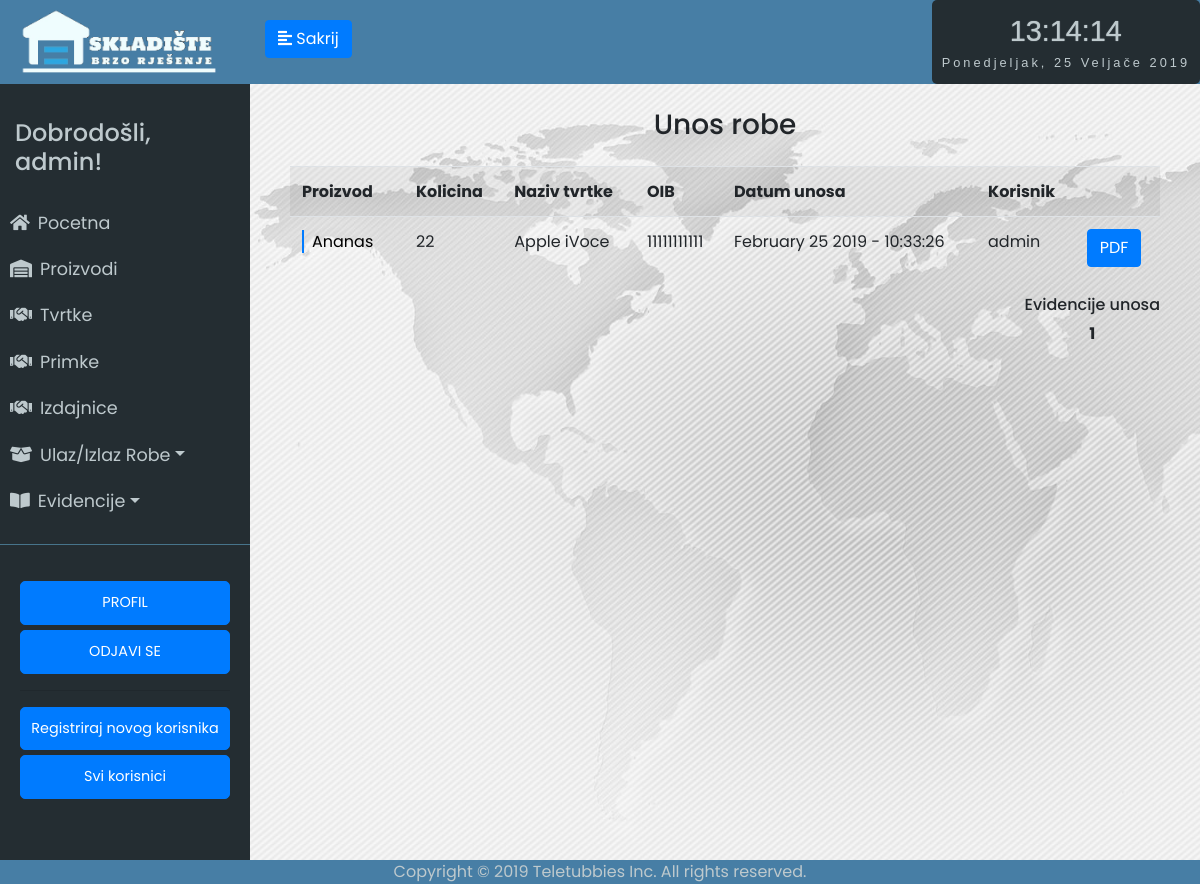
The page /evidencija_unosa/1 (signed in) on the database as committed earlier.
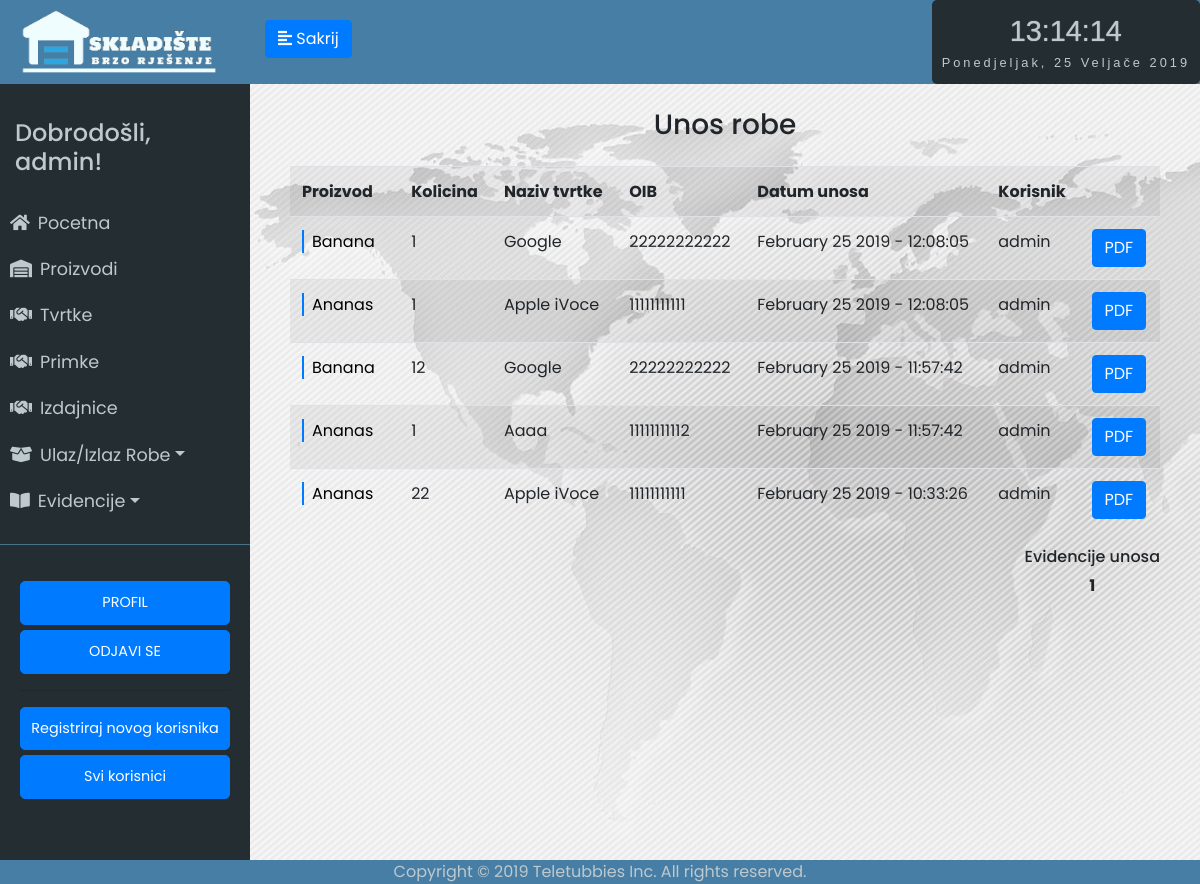
The same page on the database as committed later.
### app/models.py (models this page shows, shortened)
class User(UserMixin, db.Model):
	id = db.Column(db.Integer, primary_key=True)
	username = db.Column(db.String(64), index=True, unique=True)
	email = db.Column(db.String(120), index=True, unique=True)
	password_hash = db.Column(db.String(128))
	last_seen = db.Column(db.DateTime, default=datetime.utcnow)
	evidencija = db.relationship('Evidencija', backref='user', lazy='dynamic')

class Evidencija(db.Model):
	id = db.Column(db.Integer, primary_key=True)
	proizvod_id = db.Column(db.Integer, db.ForeignKey('proizvod.id'))
	tvrtka_id = db.Column(db.Integer, db.ForeignKey('tvrtka.id'))
	promijenjena_kolicina = db.Column(db.Integer)
	trenutna_kolicina = db.Column(db.Integer)
	datum_unosa = db.Column(db.DateTime, default=datetime.utcnow)
	vrsta_unosa = db.Column(db.String(64))
	user_id = db.Column(db.Integer, db.ForeignKey('user.id'))
	receipt_id = db.Column(db.Integer, db.ForeignKey('receipt.id'))

class Proizvod(db.Model):
	__searchable__ = ['name']
	id = db.Column(db.Integer, primary_key=True)
	name = db.Column(db.String(64))
	kolicina = db.Column(db.Integer, default=0)
	zemlja_podrijetla = db.Column(db.String(64))
	opis_proizvoda = db.Column(db.String(300))
	datum_unosa = db.Column(db.DateTime, default=datetime.utcnow)
	evidencija = db.relationship('Evidencija', backref='proizvod', lazy='dynamic')

class Tvrtka(db.Model):
	__searchable__ = ['name']
	id = db.Column(db.Integer, primary_key=True)
	name = db.Column(db.String(64))
	oib = db.Column(db.Integer, unique=True)
	grad = db.Column(db.String(64))
	p_broj = db.Column(db.Integer)
	drzava = db.Column(db.String(64))
	evidencija = db.relationship('Evidencija', backref='tvrtka', lazy='dynamic')

### app/routes.py (the view)
@app.route('/evidencija_unosa/<int:page_num>')
@login_required
def evidencija_unosa(page_num):
	evidencija = Evidencija.query.filter_by(vrsta_unosa='unos').order_by(Evidencija.datum_unosa.desc()).paginate(per_page=7, page=page_num, error_out=True)
	return render_template('evidencija_unosa.html', title='Evidencija unosa', evidencija=evidencija)

### app/models.py (called while the page is built)
@login.user_loader
def load_user(id):
	return User.query.get(int(id))

### app/routes.py (called while the page is built)
@app.before_request
def before_request():
	if current_user.is_authenticated:
		current_user.last_seen = datetime.utcnow()
		db.session.commit()

### app/templates/evidencija_unosa.html (shortened to what this page needs)
{% extends "base.html" %}
{% block content %}
<div class="stanje-s">
    <h3 class="mb-4">Unos robe</h3>
<table class="table table-striped">
	<tr>
        <th>Proizvod</th>
        <th>Kolicina</th>
        <th>Naziv tvrtke</th>
        <th>OIB</th>
        <th>Datum unosa</th>
        <th>Korisnik</th>
        <th></th>
    </tr>
    {% for e in evidencija.items %}
    <tr>
    	<td><a href="/proizvod/{{e.proizvod.name}}" class="dekoracija">{{ e.proizvod.name }}</a></td>
    	<td>{{ e.promijenjena_kolicina }}</td>
    	<td>{{ e.tvrtka.name }}</td>
    	<td>{{ e.tvrtka.oib }}</td>
    	<td>{{ e.datum_unosa.strftime('%B %d %Y - %H:%M:%S') }}</td>
        <td>{{ e.user.username }}</td>
        <td><button class="btn btn-primary"><a href="../evidencija/{{e.id}}">PDF</a></button></td>
    </tr>
    {% endfor %}
</table>
<div class="d-flex justify-content-between">
        <div>
            <h6>Evidencije unosa</h6>
            {% for page in evidencija.iter_pages(left_edge=3, right_edge=3, left_current=3, right_current=3) %}
                {% if page %}
                    {% if page != evidencija.page %}
                        <a href="{{ url_for('evidencija_unosa', page_num=page) }}">{{ page }}</a>
                    {% else %}
                        <strong>{{ page }}</strong>
                    {% endif %}
                {% else %}
                    <span class=ellipsis>…</span>
                {% endif %}
            {% endfor %}
        </div>
    </div>
</div>
{% endblock %}

### app/templates/base.html (shortened to what this page needs)
<html>
<head>
	<link rel="stylesheet" href="https://stackpath.bootstrapcdn.com/bootstrap/4.2.1/css/bootstrap.min.css" integrisha384-GJzZqFGwb1QTTN6wy59ffF1BuGJpLSa9DkKMp0DgiMDm4iYMj70gZWKYbI706tWS">
	<link href="../static/style.css" type="text/css" rel="stylesheet">
	<link rel="stylesheet" href="https://use.fontawesome.com/releases/v5.7.1/css/all.css">
</head>
<body onload="startTime()">
	<div class="wrapper">
	<nav id="sidebar">
		<div class="sidebar-header ">
			<img src="../static/logo5.png" style="width: 200px; height: auto;">
		</div>
		<ul class="list-unstyled components" id="navigation">
			<h4>Dobrodošli, {{ current_user.username }}!</h4>
			<li class="{% block index %}{% endblock %}">
				<a href="{{ url_for('index') }}"><i class="fas fa-home mr-2"></i>Pocetna</a>
			</li>
			<li class="{% block stanje_skladista %}{% endblock %}">
				<a href="{{ url_for('stanje_skladista1') }}"><i class="fas fa-warehouse mr-2"></i>Proizvodi</a>
			</li>
			<li class="{% block dobavljaci %}{% endblock %}">
				<a href="{{ url_for('tvrtke1') }}"><i class="fas fa-handshake mr-2"></i>Tvrtke</a>
			</li>
            <li class="">
                <a href="{{ url_for('receipts_unosa1') }}"><i class="fas fa-handshake mr-2"></i>Primke</a>
            </li>
            <li class="">
                <a href="{{ url_for('receipts_izlaz1') }}"><i class="fas fa-handshake mr-2"></i>Izdajnice</a>
            </li>
			<li>
				<a href="#pageSubmenu2" data-toggle="collapse" aria-expanded="false" class="dropdown-toggle"><i class="fas fa-box-open mr-2"></i>Ulaz/Izlaz Robe</a>
			</li>
			<li>
				<a href="#pageSubmenu" data-toggle="collapse" aria-expanded="false" class="dropdown-toggle"><i class="fas fa-book-open mr-2"></i>Evidencije</a>
			</li>
		</ul>
		<ul class="list-unstyled CTAs">
                <li>
                    <a href="{{ url_for('user', username=current_user.username) }}" class="btn btn-primary hover-plava">PROFIL</a>
                </li>
                <li>
                    <a href="{{ url_for('logout') }}" class="btn btn-primary hover-plava">ODJAVI SE</a>
                </li>
                {%  if current_user.username == "admin"%}
                <hr>
                    <li>
                        <a href="{{ url_for('register') }}" class="btn btn-primary hover-plava">Registriraj novog korisnika</a>
                    </li>
                    <li>
                        <a href="{{ url_for('svi_korisnici1') }}" class="btn btn-primary hover-plava">Svi korisnici</a>
                    </li>
                {% endif %}
            </ul>
	</nav>
		<div class="tijelo">
	        <div class="plava-pozadina">
	        	<div class="d-flex bd-highlight">
  				<div class="bd-highlight">
	            	<button type="button" id="sidebarCollapse" class="btn btn-primary">
	                	<i class="fas fa-align-left"></i>
	                <span class="sakrij-tipku"></span>
	           </div>
  				<div class="ml-auto bd-highlight">
  					<div id="clockdate">
  					<div class="clockdate-wrapper">
    					<div id="clock"></div>
    					<div id="date"></div>
  					</div>
				</div>
			</div>
			</div>
	            </button> <br>
	    		</div>
				<div class="plavo">
				{% block content %}
				{% endblock %}
				</div>
		</div>
<footer>Copyright © 2019 Teletubbies Inc. All rights reserved.</footer>
</body>
</html>

### app/static/style.css (style rules this page uses)
body { font-family: 'Poppins', sans-serif; background: #fafafa; }
h4 { padding: 15px; }
.wrapper { display: flex; width: 100%; align-items: stretch; }
a, a:hover, a:focus { color: inherit; text-decoration: none; transition: all 0.3s; }
#sidebar { min-width: 250px; max-width: 250px; min-height: 100vh; background: #242d32; color: #bec9cd; transition: all 0.3s; }
#sidebarCollapse { margin-top: 20px; margin-left: 15px; }
#sidebar .sidebar-header { padding: 7.5px 20px; background: #477ea5; color: #f0fdfe; }
#sidebar ul.components { padding: 20px 0; border-bottom: 1px solid #47748b; }
#sidebar ul li a { padding: 10px; font-size: 1.1em; display: block; }
ul.CTAs { padding: 20px; }
ul.CTAs a { text-align: center; font-size: 0.9em !important; display: block; border-radius: 5px; margin-bottom: 5px; }
.tijelo { display: inline-block; width: 100%; }
.plavo { display: inline-block; width: 100%; text-align: center; }
.plava-pozadina { background-color: #477ea5; display: inline-block; width: 100%; height: 84px; }
.stanje-s { padding-top: 3vh; padding-left: 5vh; padding-right: 5vh; background-image: url('map.jpg'); height: 100vh; }
.sakrij-tipku:before { content: 'Sakrij'; }
.clockdate-wrapper { background-color: #242d32; padding:10px; max-width:350px; width:100%; text-align:center; border-radius:5px; margin:0 auto; height: 84px; }
#clock { background-color:#242d32; font-family: sans-serif; font-size:1.8rem; text-shadow:0px 0px 1px #bec9cd; color:#bec9cd; }
#date { letter-spacing:3px; font-size:0.8rem; font-family:arial,sans-serif; color:#bec9cd; }
footer { position: fixed; left: 0; bottom: 0; width: 100%; background-color: #477ea5; color: #bec9cd; text-align: center; }
.dekoracija { background: linear-gradient( to right, var(--mainColor) 0%, var(--mainColor) 2px, transparent 2px ); background-repeat: repeat-x; background-size: 100%; color: #000; padding-left: 10px; text-decoration: none; padding: 0 10px; }
:root { --mainColor: #007bff; }

Rows that differ between the two databases and show on the page:
added Evidencija: proizvod.name "Banana", promijenjena_kolicina "1", tvrtka.name "Google", tvrtka.oib "22222222222", datum_unosa "February 25 2019 - 12:08:05", user.username "admin"
added Evidencija: proizvod.name "Ananas", promijenjena_kolicina "1", tvrtka.name "Apple iVoce", tvrtka.oib "11111111111", datum_unosa "February 25 2019 - 12:08:05", user.username "admin"
added Evidencija: proizvod.name "Banana", promijenjena_kolicina "12", tvrtka.name "Google", tvrtka.oib "22222222222", datum_unosa "February 25 2019 - 11:57:42", user.username "admin"
added Evidencija: proizvod.name "Ananas", promijenjena_kolicina "1", tvrtka.name "Aaaa", tvrtka.oib "11111111112", datum_unosa "February 25 2019 - 11:57:42", user.username "admin"
